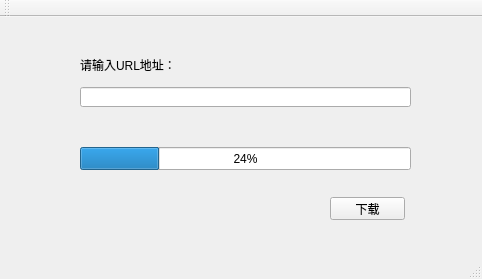
<?xml version="1.0" encoding="UTF-8"?>
<ui version="4.0">
 <class>MainWindow</class>
 <widget class="QMainWindow" name="MainWindow">
  <property name="geometry">
   <rect>
    <x>0</x>
    <y>0</y>
    <width>482</width>
    <height>279</height>
   </rect>
  </property>
  <property name="windowTitle">
   <string>MainWindow</string>
  </property>
  <widget class="QWidget" name="centralWidget">
   <widget class="QPushButton" name="pushButton">
    <property name="geometry">
     <rect>
      <x>330</x>
      <y>180</y>
      <width>75</width>
      <height>23</height>
     </rect>
    </property>
    <property name="text">
     <string>下载</string>
    </property>
   </widget>
   <widget class="QLabel" name="label">
    <property name="geometry">
     <rect>
      <x>80</x>
      <y>40</y>
      <width>121</width>
      <height>16</height>
     </rect>
    </property>
    <property name="text">
     <string>请输入URL地址：</string>
    </property>
   </widget>
   <widget class="QLineEdit" name="lineEdit">
    <property name="geometry">
     <rect>
      <x>80</x>
      <y>70</y>
      <width>331</width>
      <height>20</height>
     </rect>
    </property>
   </widget>
   <widget class="QProgressBar" name="progressBar">
    <property name="geometry">
     <rect>
      <x>80</x>
      <y>130</y>
      <width>331</width>
      <height>23</height>
     </rect>
    </property>
    <property name="value">
     <number>24</number>
    </property>
   </widget>
  </widget>
  <widget class="QToolBar" name="mainToolBar">
   <attribute name="toolBarArea">
    <enum>TopToolBarArea</enum>
   </attribute>
   <attribute name="toolBarBreak">
    <bool>false</bool>
   </attribute>
  </widget>
  <widget class="QStatusBar" name="statusBar"/>
 </widget>
 <layoutdefault spacing="6" margin="11"/>
 <resources/>
 <connections/>
</ui>
